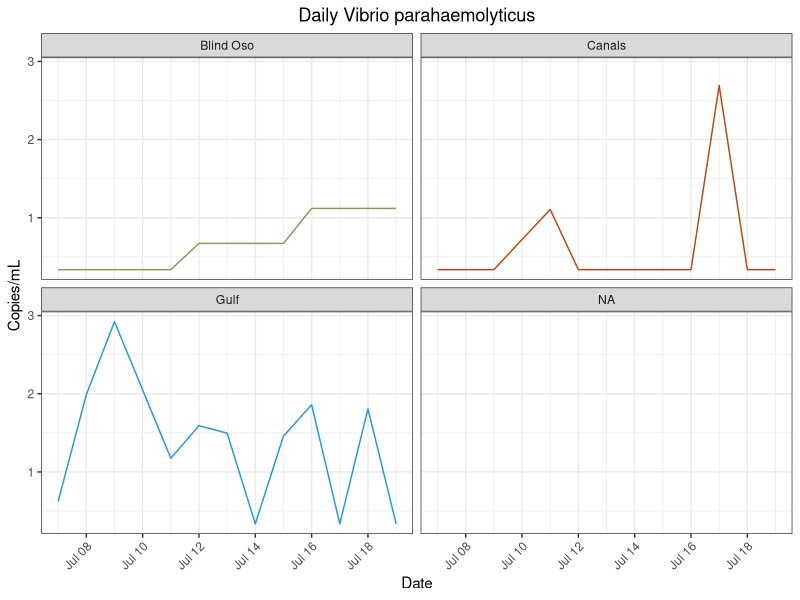
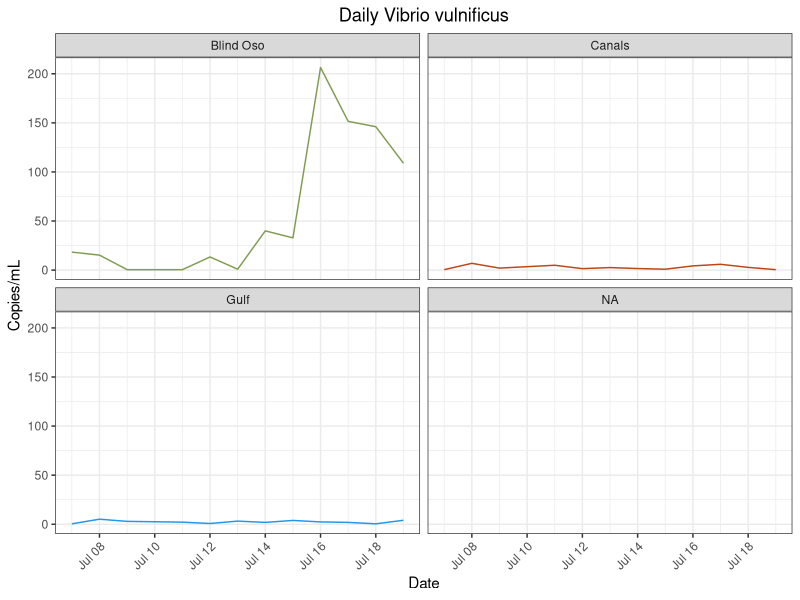
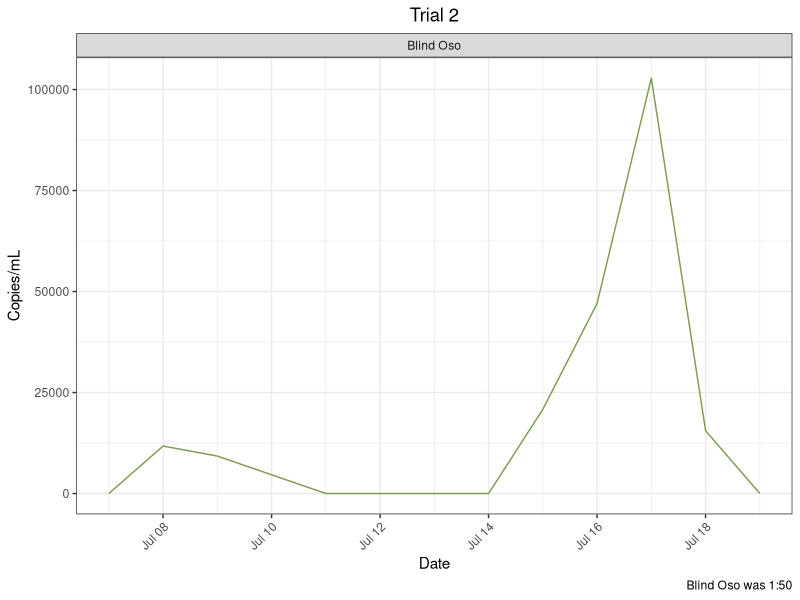
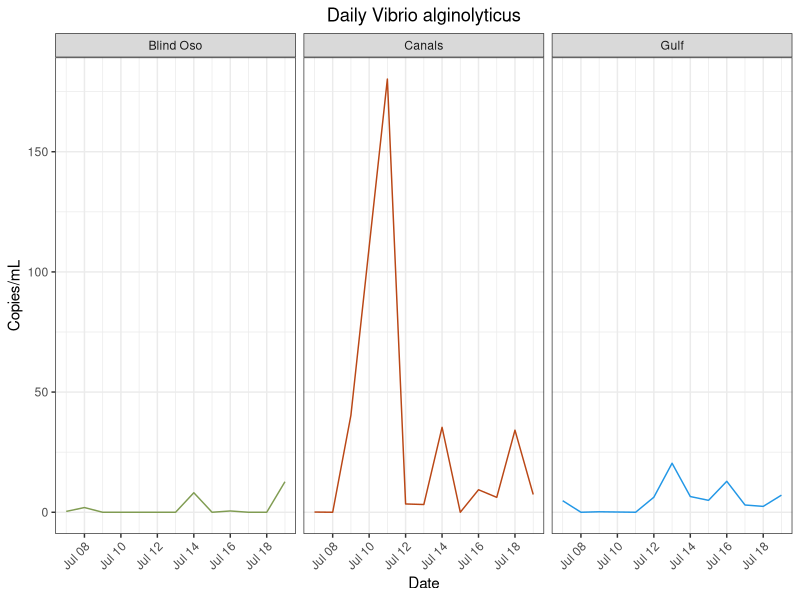
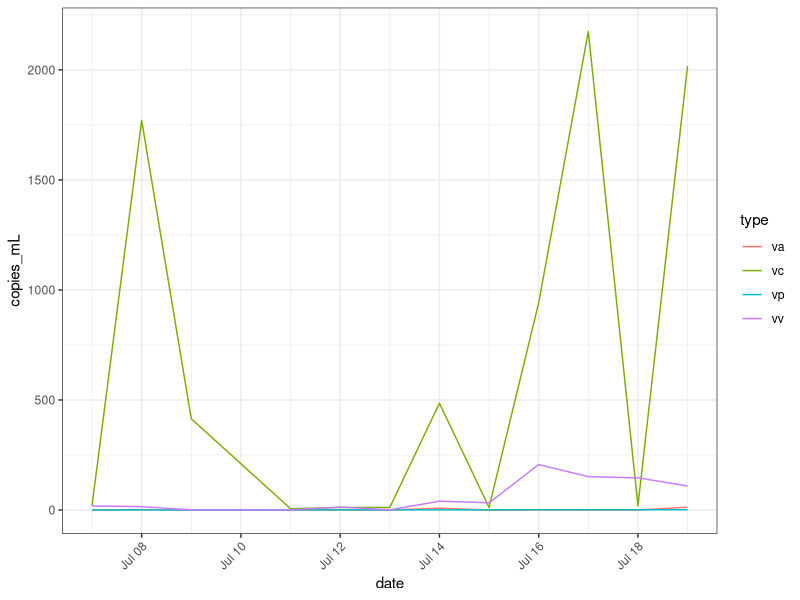
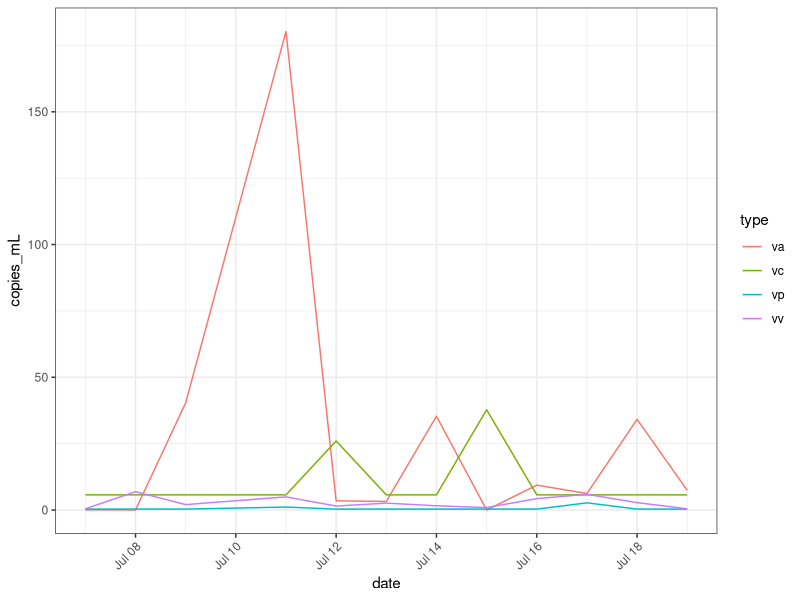
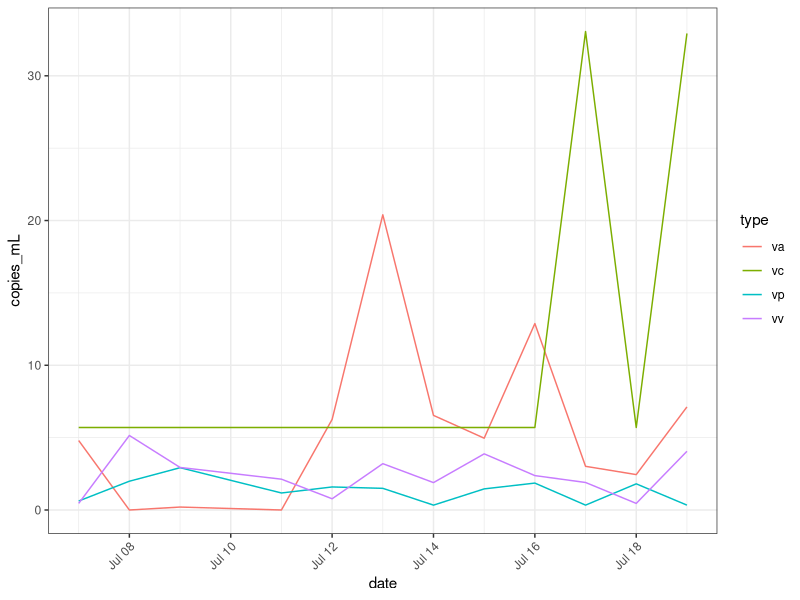
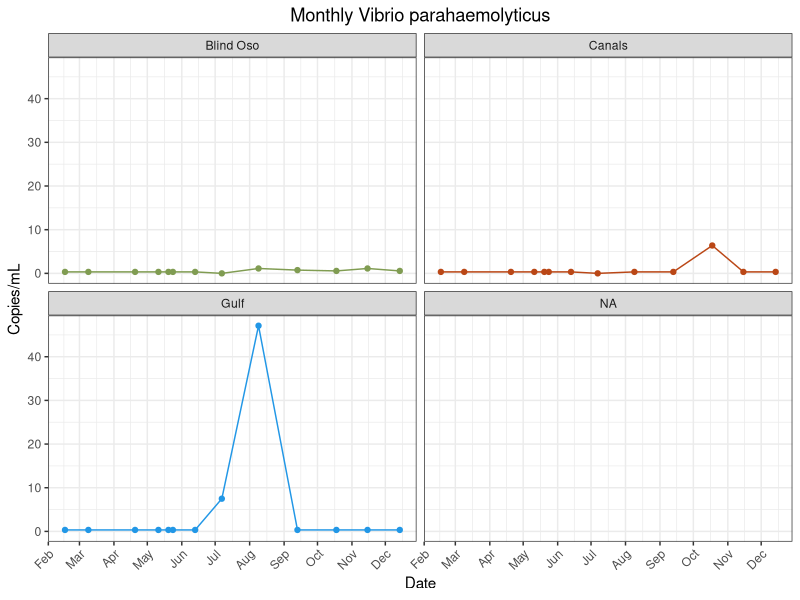

Source code (R) for these figures, in order:
## ---- chunk 1
library(here)
library(tidyverse)
library(lubridate)
library(ggpubr) #Stacking Plots
## ---- chunk 2
vp<- read_csv(here("data", "processed_data","vp_clean_copies.csv"))
vp_m<- read_csv(here("data", "processed_data","vp_mon_clean_copies.csv")) 

vv<- read_csv(here("data", "processed_data","vv_clean_copies_redo.csv")) #Trial two is best. Other trials exist too. 
vv_m<- read_csv(here("data", "processed_data","vv_clean_copies_mon.csv"))

vc<- read_csv(here("data", "processed_data", "vc_clean_copies_daily.csv"))
vc_m<- read_csv(here("data", "processed_data", "vc_clean_copies_mon.csv"))
vc_bo<- read_csv(here("data", "processed_data","vc_clean_copies_dail_1_50.csv")) #Ran 1:50. still had inhibition
vc_b100<- read_csv(here("data", "processed_data","vc_clean_copies_daily_1_100.csv")) #Ran 1:100.

va<- read_csv(here("data", "processed_data", "va_clean_copies_daily.csv"))
va_m<-  read_csv(here("data", "processed_data", "va_clean_copies_monthly.csv"))
## ---- chunk 3
vv<- vv %>%
  mutate(site = recode(site, "BO" = "Blind Oso")) %>%
  mutate(site = recode(site, "C2" = "Canals")) %>%
  mutate(site = recode(site, "RD" = "Gulf"))

vp<- vp %>%
  mutate(site = recode(site, "BO" = "Blind Oso")) %>%
  mutate(site = recode(site, "C2" = "Canals")) %>%
  mutate(site = recode(site, "RD" = "Gulf"))

vc<- vc %>%
  mutate(site = recode(site, "BO" = "Blind Oso")) %>%
  mutate(site = recode(site, "C2" = "Canals")) %>%
  mutate(site = recode(site, "RD" = "Gulf"))
vc_bo<- vc_bo %>%
  mutate(site = recode(site, "BO" = "Blind Oso")) %>%
  mutate(site = recode(site, "C2" = "Canals")) %>%
  mutate(site = recode(site, "RD" = "Gulf"))
vc_b100<- vc_b100 %>%
  mutate(site = recode(site, "BO" = "Blind Oso")) %>%
  mutate(site = recode(site, "C2" = "Canals")) %>%
  mutate(site = recode(site, "RD" = "Gulf"))

va<- va %>%
  mutate(site = recode(site, "BO" = "Blind Oso")) %>%
  mutate(site = recode(site, "C2" = "Canals")) %>%
  mutate(site = recode(site, "RD" = "Gulf"))
## ---- chunk 4
#Vp Mon
vp_m<- vp_m %>%
  select(!...1) 
jul_bo = data.frame(date = as.Date("2022-07-07"), copies_mL=0, site = "BO")
jul_c2 = data.frame(date = as.Date("2022-07-07"), copies_mL=0, site = "C2")
jul_rd = data.frame(date = as.Date("2022-07-07"), copies_mL=7.49310194, site = "RD")
vp_m = rbind(jul_bo, jul_c2, jul_rd, vp_m) %>%
  mutate(site = recode(site, "BO" = "Blind Oso")) %>%
  mutate(site = recode(site, "C2" = "Canals")) %>%
  mutate(site = recode(site, "RD" = "Gulf"))
                     

#Vv Mon
vv_m<- vv_m %>%
  select(!...1) 
jul_bo = data.frame(date = as.Date("2022-07-07"), copies_mL=0, site = "BO")
jul_c2 = data.frame(date = as.Date("2022-07-07"), copies_mL=0, site = "C2")
jul_rd = data.frame(date = as.Date("2022-07-07"), copies_mL=7.49310194, site = "RD")
vv_m = rbind(jul_bo, jul_c2, jul_rd, vv_m)%>%
  mutate(site = recode(site, "BO" = "Blind Oso")) %>%
  mutate(site = recode(site, "C2" = "Canals")) %>%
  mutate(site = recode(site, "RD" = "Gulf"))

vc_m<- vc_m %>%
  select(!...1) 
  jul_bo = data.frame(date = as.Date("2022-07-07"), copies_mL=263.208407, site = "BO")
  jul_c2 = data.frame(date = as.Date("2022-07-07"), copies_mL=0, site = "C2")
  jul_rd = data.frame(date = as.Date("2022-07-07"), copies_mL=0, site = "RD")
  vc_m = rbind(jul_bo, jul_c2, jul_rd, vc_m)%>%
    mutate(site = recode(site, "BO" = "Blind Oso")) %>%
    mutate(site = recode(site, "C2" = "Canals")) %>%
    mutate(site = recode(site, "RD" = "Gulf"))
  
 va_m<- va_m %>%
  select(!...1) 
  jul_bo = data.frame(date = as.Date("2022-07-07"), copies_mL=0, site = "BO")
  jul_c2 = data.frame(date = as.Date("2022-07-07"), copies_mL=5.494766, site = "C2")
  jul_rd = data.frame(date = as.Date("2022-07-07"), copies_mL=0, site = "RD")
  va_m = rbind(jul_bo, jul_c2, jul_rd, va_m)%>%
    mutate(site = recode(site, "BO" = "Blind Oso")) %>%
    mutate(site = recode(site, "C2" = "Canals")) %>%
    mutate(site = recode(site, "RD" = "Gulf")) 
## ---- chunk 5
png(file = here("results", "plots", "species_specific", "vp_daily.png"))
 vp %>%
  ggplot() + geom_line(
    aes(x = date,
        y = copies_mL,
        color = site))+ 
  facet_wrap(~site)  +
  labs(x = "Date",
       y = "Copies/mL",
       title = "Daily Vibrio parahaemolyticus")+
  theme_bw()+
  theme(
    plot.title = element_text(hjust = 0.5),
    axis.text.x = element_text(hjust = 1, angle = 45),
    legend.position = "none")+
  scale_color_manual(values = c("Blind Oso" = "#809C52",
                                "Canals" = "#ba4716",
                                "Gulf" = "4c848c"))
dev.off()

## ---- chunk 6
png(file = here("results", "plots", "species_specific", "vv_daily.png"))

vv %>%
  #filter(!site %in% "Blind Oso") %>%
  ggplot() + geom_line(
    aes(x = date,
        y = copies_mL,
        color = site))+ 
  facet_wrap(~site)  +
  labs(x = "Date",
       y = "Copies/mL",
       title = "Daily Vibrio vulnificus")+
  theme_bw()+
  theme(
    plot.title = element_text(hjust = 0.5),
    axis.text.x = element_text(hjust = 1, angle = 45),
    legend.position = "none")+ 
  scale_color_manual(values = c("Blind Oso" = "#809C52",
                                "Canals" = "#ba4716",
                                "Gulf" = "4c848c"))
dev.off()

## ---- chunk 7
t1<-vc %>%
filter(site %in% "Blind Oso") %>%
  ggplot() + geom_line(
    aes(x = date,
        y = copies_mL,
        color = site))+ 
  facet_wrap(~site)  +
  labs(x = "Date",
       y = "Copies/mL",
       title = "Trial 1",
       caption = "Blind Oso was 1:10")+
  theme_bw()+
  theme(
    plot.title = element_text(hjust = 0.5),
    axis.text.x = element_text(hjust = 1, angle = 45),
    legend.position = "none")+ 
  scale_color_manual(values = c("Blind Oso" = "#809C52",
                                "Canals" = "#ba4716",
                                "Gulf" = "4c848c"))
## ---- chunk 8
png(file = here("results", "plots", "species_specific", "vc_daily.png"))

 vc_bo %>%
  ggplot() + geom_line(
    aes(x = date,
        y = copies_mL,
        color = site))+ 
  facet_wrap(~site)  +
  labs(x = "Date",
       y = "Copies/mL",
       title = "Trial 2",
       caption = "Blind Oso was 1:50")+
  theme_bw()+
  theme(
    plot.title = element_text(hjust = 0.5),
    axis.text.x = element_text(hjust = 1, angle = 45),
    legend.position = "none")+ 
  scale_color_manual(values = c("Blind Oso" = "#809C52"))
dev.off()

## ---- chunk 9
t3<- vc_b100 %>%
  ggplot() + geom_line(
    aes(x = date,
        y = copies_mL,
        color = site))+ 
  facet_wrap(~site)  +
  labs(x = "Date",
       y = "Copies/mL",
       title = "Trial 3",
       caption = "Blind Oso was 1:100")+
  theme_bw()+
  theme(
    plot.title = element_text(hjust = 0.5),
    axis.text.x = element_text(hjust = 1, angle = 45),
    legend.position = "none")+ 
  scale_color_manual(values = c("Blind Oso" = "#809C52"))
## ---- chunk 10
#fig<- 
 # ggarrange(t1, t2, t3 + font("x.text", size = 10), ncol = 1, nrow = 3)
#fig

## ---- chunk 11
png(file = here("results", "plots", "species_specific", "va_daily.png"))

va %>%
 #filter(!site %in% "Blind Oso") %>%
  ggplot() + geom_line(
    aes(x = date,
        y = copies_mL,
        color = site))+ 
  facet_wrap(~site)  +
  labs(x = "Date",
       y = "Copies/mL",
       title = "Daily Vibrio alginolyticus")+
  theme_bw()+
  theme(
    plot.title = element_text(hjust = 0.5),
    axis.text.x = element_text(hjust = 1, angle = 45),
    legend.position = "none")+ 
  scale_color_manual(values = c("Blind Oso" = "#809C52",
                                "Canals" = "#ba4716",
                                "Gulf" = "4c848c"))
dev.off()

## ---- chunk 12
#Make new columns with species 
type = "vc"
vc1<- cbind(vc, type)

type = "vv"
vv1<- cbind(vv, type)

type = "vp"
vp1<- cbind(vp, type)

type = "va"
va1<- cbind(va,type)

#Combine datasets
master<- rbind(vc1,vp1,vv1, va1)
## ---- chunk 13
png(file = here("results", "plots", "species_specific", "bo_daily.png"))

 master %>%
  filter(site %in% "Blind Oso")%>%
  ggplot() + geom_line(
    aes(
      x = date,
      y = copies_mL,
      color = type))+ 
  theme_bw()+
  theme(
    axis.text.x = element_text(hjust = 1, angle = 45))

dev.off()

## ---- chunk 14
png(file = here("results", "plots", "species_specific", "c2_daily.png"))

master %>%
  filter(site %in% "Canals")%>%
  ggplot() + geom_line(
    aes(
      x = date,
      y = copies_mL,
      color = type))+ 
  theme_bw()+
  theme(
    axis.text.x = element_text(hjust = 1, angle = 45))

dev.off()

## ---- chunk 15
png(file = here("results", "plots", "species_specific", "rd_daily.png"))

master %>%
  filter(site %in% "Gulf")%>%
  ggplot() + geom_line(
    aes(
      x = date,
      y = copies_mL,
      color = type))+ 
  theme_bw()+
  theme(
    axis.text.x = element_text(hjust = 1, angle = 45))

dev.off()

## ---- chunk 16
png(file = here("results", "plots", "species_specific", "vp_mon.png"))

vp_m %>%
ggplot() + geom_line(
    aes(x = date,
        y = copies_mL,
        color = site))+ 
  geom_point(
     aes(x = date,
        y = copies_mL,
        color = site))+
  facet_wrap(~site)  +
  labs(x = "Date",
       y = "Copies/mL",
       title = "Monthly Vibrio parahaemolyticus")+
  theme_bw()+
  theme(
    plot.title = element_text(hjust = 0.5),
    axis.text.x = element_text(hjust = 1, angle = 45),
    legend.position = "none")+
  scale_color_manual(values = c("Blind Oso" = "#809C52",
                                "Canals" = "#ba4716",
                                "Gulf" = "4c848c"))+
  scale_x_date(date_breaks = "1 month", date_labels = "%b")

dev.off()

## ---- chunk 17
png(file = here("results", "plots", "species_specific", "vv_mon.png"))
 vv_m %>%
  filter(!site %in% c("E3", "NT")) %>%
 ggplot() + geom_line(
    aes(x = date,
        y = copies_mL,
        color = site))+ 
  geom_point(
     aes(x = date,
        y = copies_mL,
        color = site))+
  facet_wrap(~site)  +
  labs(x = "Date",
       y = "Copies/mL",
       title = "Monthly Vibrio vulnificus")+
  theme_bw()+
  theme(
    plot.title = element_text(hjust = 0.5),
    axis.text.x = element_text(hjust = 1, angle = 45),
    legend.position = "none")+
  scale_color_manual(values = c("Blind Oso" = "#809C52",
                                "Canals" = "#ba4716",
                                "Gulf" = "4c848c"))+
  scale_x_date(date_breaks = "1 month", date_labels = "%b")
dev.off()

## ---- chunk 18
png(file = here("results", "plots", "species_specific", "vc_mon.png"))
vc_m %>%
  #filter(!site %in% "Blind Oso") %>%
 ggplot() + geom_line(
    aes(x = date,
        y = copies_mL,
        color = site))+ 
  geom_point(
     aes(x = date,
        y = copies_mL,
        color = site))+
  facet_wrap(~site)  +
  labs(x = "Date",
       y = "Copies/mL",
       title = "Monthly Vibrio cholerae")+
  theme_bw()+
  theme(
    plot.title = element_text(hjust = 0.5),
    axis.text.x = element_text(hjust = 1, angle = 45),
    legend.position = "none")+
  scale_color_manual(values = c("Blind Oso" = "#809C52",
                                "Canals" = "#ba4716",
                                "Gulf" = "4c848c"))+
  scale_x_date(date_breaks = "1 month", date_labels = "%b")
dev.off()

## ---- chunk 19
png(file = here("results", "plots", "species_specific", "va_mon.png"))
va_m %>%
  #filter(!site %in% "Blind Oso") %>%
 ggplot() + geom_line(
    aes(x = date,
        y = copies_mL,
        color = site))+ 
  geom_point(
     aes(x = date,
        y = copies_mL,
        color = site))+
  facet_wrap(~site)  +
  labs(x = "Date",
       y = "Copies/mL",
       title = "Monthly Vibrio alginolyticus")+
  theme_bw()+
  theme(
    plot.title = element_text(hjust = 0.5),
    axis.text.x = element_text(hjust = 1, angle = 45),
    legend.position = "none")+
  scale_color_manual(values = c("Blind Oso" = "#809C52",
                                "Canals" = "#ba4716",
                                "Gulf" = "4c848c"))+
  scale_x_date(date_breaks = "1 month", date_labels = "%b")
dev.off()
